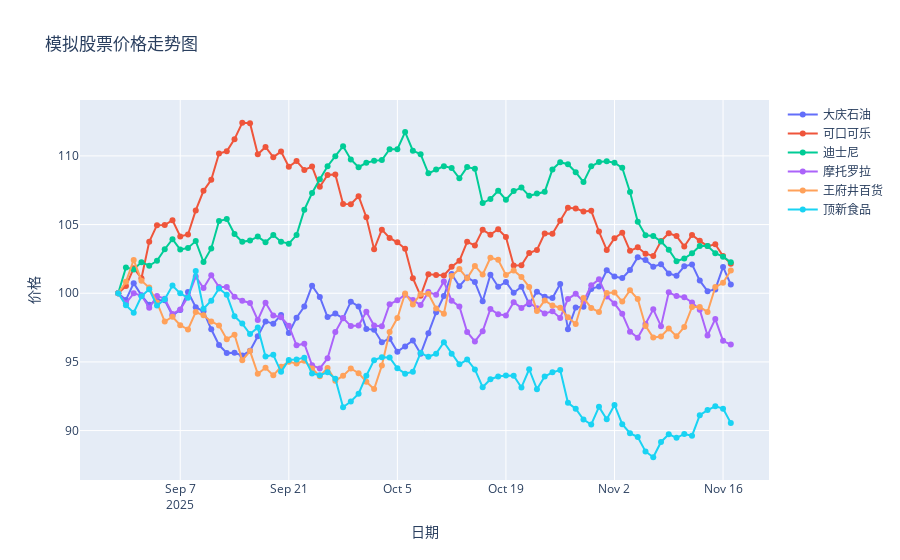

The code cell stored with this chart in its notebook:
### Markdown cell above
# 绘制数据

这里我们假设两个场景，假设你是在colab环境里面，那这个时候gemini实际上会自动读取你的上下文，这个时候他知道all_stock_data的数据是怎么来的。

你可以直接尝试下面的prompt

```
用plotly折线图画出all_stock_data的数据
```

### Code cell
import plotly.graph_objects as go

# Create a new figure
fig = go.Figure()

# Add a trace for each stock
for stock in all_stock_data:
    fig.add_trace(go.Scatter(x=stock['dates'], y=stock['prices'],
                             mode='lines+markers',
                             name=stock['name'],
                             hovertemplate=
                             '<b>股票</b>: %{full_name}<br>'+  # Use full_name for legend group name
                             '<b>日期</b>: %{x}<br>'+
                             '<b>价格</b>: %{y:.2f}<extra></extra>')) # Format price to 2 decimal places

# Update layout for title and axis labels
fig.update_layout(title_text='模拟股票价格走势图',
                  xaxis_title='日期',
                  yaxis_title='价格',
                  hovermode='x unified') # Unified hover across all traces

# Show the figure
fig.show()
